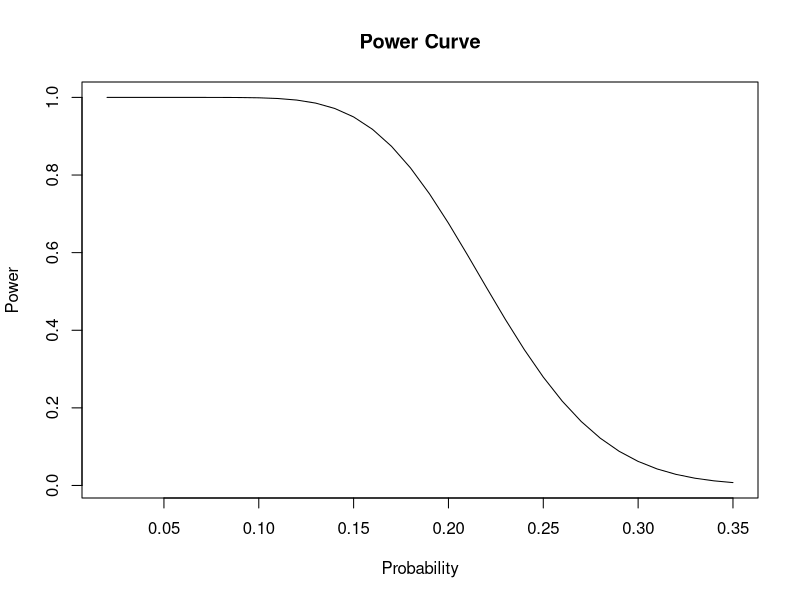
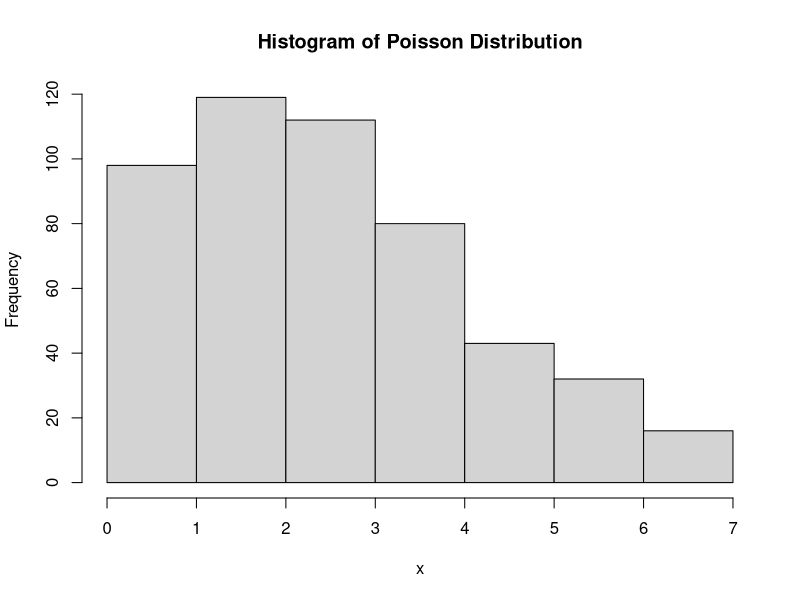

Reproduce these figures in R, in order.
## ---- chunk 1
p = 0.60
n = 48
proport = 34/48

## ---- chunk 2

X <- 1 - sum(pbinom(33,48, p = 0.6))
X
## ---- chunk 3
p = 0.30
n = 75 
S = 16
## ---- chunk 4

100 * pbinom(S,n,p)

## ---- chunk 5

100 * pbinom(S,n, p = 0.25)

## ---- chunk 6
pvalues <- seq(from = 0.02, to = 0.35, by = 0.01)

power <- pbinom(S,n, prob = pvalues)

plot(pvalues,
     power,
     type = "l",
     xlab = "Probability",
     ylab = "Power",
     main = "Power Curve")

## ---- chunk 7
#New Drug
n1 = 200
n1cured = 135

#Standard Drug
n2 = 210
n2cured = 130

p1 = n1/n1cured
p2 = n2/n2cured


## ---- chunk 8

prop.test(c(n1cured,n2cured),c(n1,n2), correct = FALSE)

pvalue = 0.2362

pvalue/2 

## ---- chunk 9
p1 = 0.6
p2 = 0.5
alpha = 0.05 
n1=50
n2=50
nsims = 1000

set.seed(0)
pvals <- numeric(nsims)

for (i in 1:nsims){
  x1 <- rbinom(1,n1,p1)
  x2 <- rbinom(1,n2,p2)
  
  test <- prop.test(x = c(x1, x2),
                    n = c(n1, n2),
                    alternative = "greater",
                    correct = FALSE)
  pvals[i] <- test$p.value
}

sum(pvals < 0.05) / nsims

## ---- chunk 10
nSmith = 442
nJones = 208
nMartinelli = 460
nWagner = 180
nOthers = 205

N <- sum(nSmith,nJones,nMartinelli,nWagner,nOthers)
## ---- chunk 11
prop.test(c(nSmith,nMartinelli), c(N,N), correct = FALSE)

## ---- chunk 12
set.seed(0)
x <- rpois(500,3)
x[x >= 8] = 7

## ---- chunk 13
hist(x, breaks= 0:7, main = "Histogram of Poisson Distribution")
## ---- chunk 14
n <- length(x)
range <- 0:7

phat <- mean(x) / 7
phat
  
  
  
## ---- chunk 15
pmf <- dbinom(range,size = 7,prob = phat) 
rbind(range,round(pmf,3))

observed <- table(factor(x, levels=0:7)) 
test.result <- chisq.test(x = observed, p = pmf)
pchisq(test.result$statistic, df = 6,lower.tail = FALSE)
probs <-test.result$expected/ length(x)
results <- round(probs,3)

results
## ---- chunk 16
Approve <- c(237,106,24)
Not_Approve <- c(3,4,32)
Not_sure <- c(10,7,11)

ct <- cbind(Approve,Not_Approve,Not_sure)

chifit <- chisq.test(ct)
chifit
(chifit$residuals)^2

ct2 <- ct[-3,]
chifit2 <- chisq.test(ct2)

chifit2$p.value < 0.05
(chifit2$residuals)^2


## ---- chunk 17
Approve <- c(794,86)
Disapprove <- c(150,570)

cbind(Approve,Disapprove)

teststat <- (150-86)^2/(150+86)
pvalue <- (1-pchisq(teststat,1))/2
pexact <- 1 - pbinom(149,(150+86), prob = 0.5)

results1 <- c(teststat, pvalue,pexact)

round(results1, 5)

n1 <- 794 + 150
n2 <- 86 + 570

prop.test(x = c(86,150), n = c(n1,n2))




## ---- chunk 18
observed <- c(315,108,101,32)
n <- sum(observed)
expected_probabilities = c(9/16,3/16,3/16,1/16)
expected_values = expected_probabilities * n


chifit <- chisq.test(x = observed, y = expected_values)
(chifit$residuals)^2

(chifit$p.value) < 0.05



## ---- chunk 19

Abetter = 20
Bbetter = 3
n = 23

prop.test(x = Abetter, n = n, p = 0.5, alternative = "greater", correct = FALSE)
prop.test(x = Abetter, n = n, p = 0.5, alternative = "two.sided", correct = FALSE)


## ---- chunk 20

myBootstraptest = function(x, nullTheta = 1, B = 5000) {
  n = length(x)
  thetahat = mean(x)
  x0 = x-thetahat + nullTheta
  mean(x0)
  xbs = matrix( sample(x0, n*b, replace = T), ncol = n)
  pval = mean(xbar >= thetahat)
  pval
}
## ---- chunk 21
B = 1000
pvals = rep(NA,B)
nullTheta = 1.5


set.seed(0)
for (i in 1:B) {
  x = rnorm(25,1.5,1)
  n = length(x)
  thetahat <- mean(x)   
  x0 = x-thetahat + nullTheta
  mean(x0)
  xbs = matrix( sample(x0, n*B, replace = T), ncol = n)
  xbar = apply(xbs, 1.5,mean)
  pval = mean(xbar >= thetahat)
  pvals[i] = pval
}

mean(pvals < 0.05)
